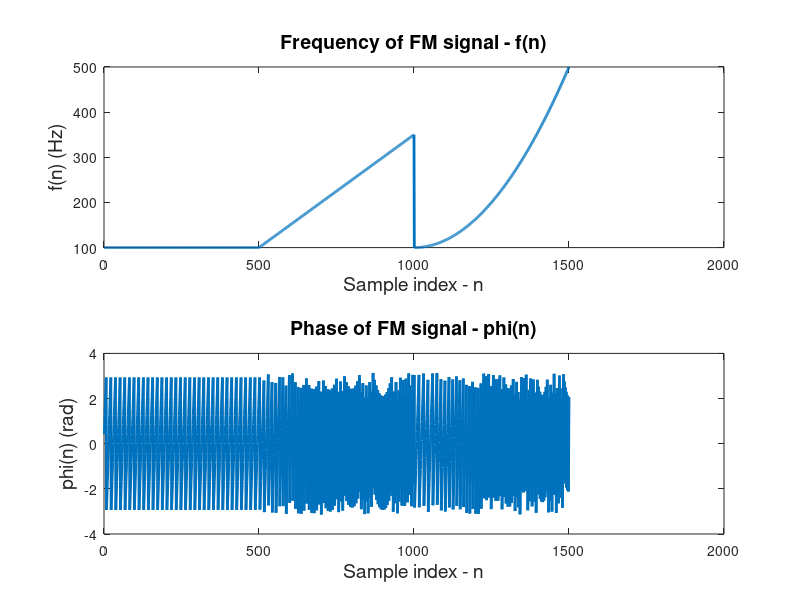

Source code (MATLAB): (Note: this script raises an error after producing the figure.)
clc;
clear;
close all;

%% generate the frequency modulated (FM) signal - yn
noiseVar = 0.05;    % noise variance
N = 1500;           % number of signals
n = 1:1:N;          % the sequence of smaple indexes
fs = 1500;          % the sampling frequency
AR_order = 1;       % the order of AR filter

fn = (1<=n) .* (n<=500) .* 100 + ...
     (501<=n) .* (n<=1000) .* (100 + (n-500)/2) + ...
     (1001<=n) .* (n<=1500) .* (100 + ((n-1000)/25).^2);

Phi = cumsum(fn);   % the phase signal
figure(1); subplot(2,1,1); plot(n, fn, 'LineWidth', 2); 
title("Frequency of FM signal - f(n)", 'FontSize', 14); 
xlabel("Sample index - n", 'FontSize', 14); ylabel("f(n) (Hz)", 'FontSize', 14);

subplot(2,1,2); plot(n, angle(exp(1j*( 2*pi*Phi(n) / fs ))), 'LineWidth', 2); 
title("Phase of FM signal - \phi(n)", 'FontSize', 14)
xlabel("Sample index - n", 'FontSize', 14); ylabel("\phi(n) (rad)", 'FontSize', 14);

rng(12);
eta = sqrt(noiseVar / 2) * (randn(1,N) + 1j * randn(1,N));    % the noise signal
coefficient = circularityMeasure(eta);
disp("The circularity of complex noise is " + coefficient);
yn = exp(1j*( 2*pi*Phi(n) / fs )) + eta;    % the FM signal

%%
mus = [0.003, 0.01, 0.03, 0.3];      % step size
numOfPoints = 1024;
CLMS_sepctrums = cell(length(mus),1);

for k = 1:1:length(mus)
    H = zeros(numOfPoints, N);
    [~, ~, AR_coefs] = CLMS_arma([], yn, mus(k), AR_order, 0);
    for i = 1:N
        %  Run complex-valued LMS algorithm to estimate AR coefficient
        [hFreResp, wAngFreResp] = freqz(1, [1; -conj(AR_coefs(i))], numOfPoints, fs);  % compute power spectrum
        H(:,i) = abs(hFreResp) .^ 2;    % store it in a matrix
    end

    % Remove outliers in the matrix H
    medianH = 50*median(median(H));
    H(H > medianH) = medianH;
    CLMS_sepctrums{k,1} = H;
end

figure(2);
tiledlayout(2,2,'TileSpacing','compact');

nexttile;
surf(n, wAngFreResp, CLMS_sepctrums{1,1},'LineStyle','none');     view(2);
title("CLMS based spectrum estimate (\mu = " + mus(1) +")", 'FontSize',14);    c = colorbar;   ylabel(c, "PSD", 'FontSize',14);
xlabel("Sample Index", 'FontSize',14);
ylabel("Frequency (Hz)", 'FontSize',14);
ylim([0, max(wAngFreResp)]);

nexttile;
surf(n, wAngFreResp, CLMS_sepctrums{2,1},'LineStyle','none');     view(2);
title("CLMS based spectrum estimate (\mu = " + mus(2) +")", 'FontSize',14);    c = colorbar;   ylabel(c, "PSD", 'FontSize',14);
xlabel("Sample Index", 'FontSize',14);
ylabel("Frequency (Hz)", 'FontSize',14);
ylim([0, max(wAngFreResp)]);

nexttile;
surf(n, wAngFreResp, CLMS_sepctrums{3,1},'LineStyle','none');     view(2);
title("CLMS based spectrum estimate (\mu = " + mus(3) +")", 'FontSize',14);    c = colorbar;   ylabel(c, "PSD", 'FontSize',14);
xlabel("Sample Index", 'FontSize',14);
ylabel("Frequency (Hz)", 'FontSize',14);
ylim([0, max(wAngFreResp)]);

nexttile;
surf(n, wAngFreResp, CLMS_sepctrums{4,1},'LineStyle','none');     view(2);
title("CLMS based spectrum estimate (\mu = " + mus(4) +")", 'FontSize',14);    c = colorbar;   ylabel(c, "PSD", 'FontSize',12);
xlabel("Sample Index", 'FontSize',14);
ylabel("Frequency (Hz)", 'FontSize',14);
ylim([0, max(wAngFreResp)]);

